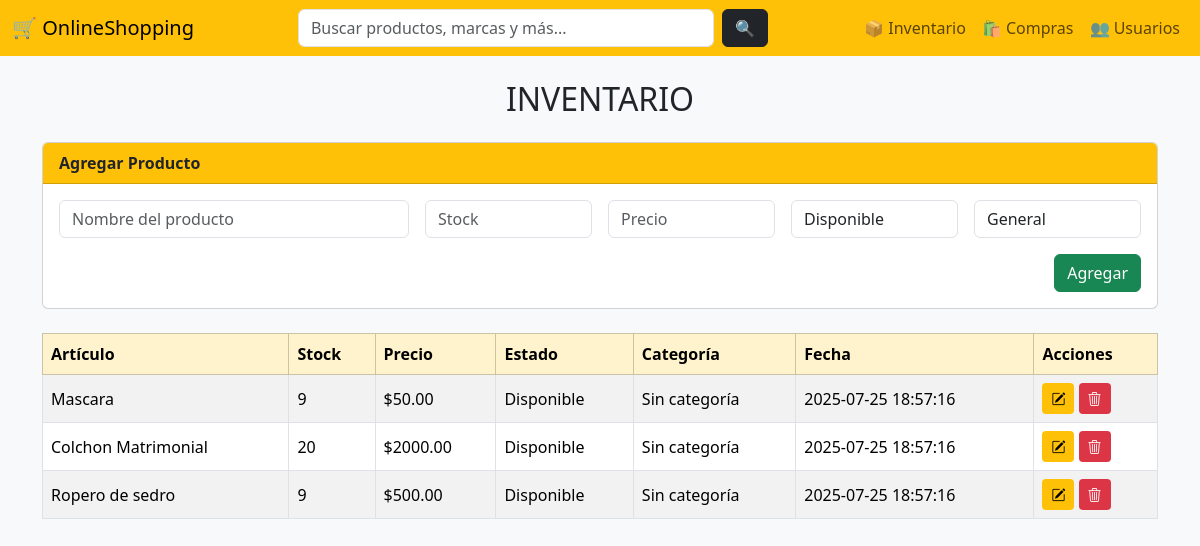
The app's page /inventario.php with its own data.
### tables this page shows
CREATE TABLE IF NOT EXISTS productos (
    id INT AUTO_INCREMENT PRIMARY KEY,
    nombre VARCHAR(100),
    stock INT,
    precio DECIMAL(10,2),
    imagen VARCHAR(255),
    estado VARCHAR(50) DEFAULT 'Disponible',
    categoria VARCHAR(100) DEFAULT 'Sin categoría',
    fecha DATETIME DEFAULT CURRENT_TIMESTAMP,
    precio_anterior DECIMAL(10,2)
);

### inventario.php (the view, shortened to what this page needs)
<?php
$conn = new mysqli("localhost", "root", "", "zapatos_db");
$productos = $conn->query("SELECT * FROM productos ORDER BY id DESC");
$producto_editar = null;
?>
<!DOCTYPE html>
<html lang="es">
<head>
    <link rel="stylesheet" href="https://cdn.jsdelivr.net/npm/bootstrap@5.3.2/dist/css/bootstrap.min.css">
    <link rel="stylesheet" href="https://cdn.jsdelivr.net/npm/bootstrap-icons/font/bootstrap-icons.css">
</head>
<body>
<nav class="navbar navbar-expand-lg navbar-warning bg-warning">
    <div class="container-fluid">
        <a class="navbar-brand" href="#">🛒 OnlineShopping</a>
        <form class="d-flex mx-auto" style="width: 40%;">
            <input class="form-control me-2" type="search" placeholder="Buscar productos, marcas y más..." aria-label="Buscar">
            <button class="btn btn-dark" type="submit">🔍</button>
        </form>
        <ul class="navbar-nav">
        <li class="nav-item"><a class="nav-link" href="inventario.php">📦 Inventario</a></li>
        <li class="nav-item"><a class="nav-link" href="compras.php">🛍 Compras</a></li>
        <li class="nav-item"><a class="nav-link" href="usuario.php">👥 Usuarios</a></li>
        </ul>
    </div>
</nav>
<div class="container mt-4">
    <h2 class="text-center mb-4">INVENTARIO</h2>
    <div class="card mb-4">
        <div class="card-header bg-warning fw-bold">
            <?= $producto_editar ? "Editar Producto" : "Agregar Producto" ?>
        </div>
        <div class="card-body">
            <form method="POST">
                <div class="row g-3">
                    <div class="col-md-4">
                        <input type="text" name="nombre" class="form-control" placeholder="Nombre del producto" required value="<?= $producto_editar['nombre'] ?? '' ?>">
                    </div>
                    <div class="col-md-2">
                        <input type="number" name="stock" class="form-control" placeholder="Stock" required value="<?= $producto_editar['stock'] ?? '' ?>">
                    </div>
                    <div class="col-md-2">
                        <input type="number" step="0.01" name="precio" class="form-control" placeholder="Precio" required value="<?= $producto_editar['precio'] ?? '' ?>">
                    </div>
                    <div class="col-md-2">
                        <input type="text" name="estado" class="form-control" placeholder="Estado" value="<?= $producto_editar['estado'] ?? 'Disponible' ?>">
                    </div>
                    <div class="col-md-2">
                        <input type="text" name="categoria" class="form-control" placeholder="Categoría" value="<?= $producto_editar['categoria'] ?? 'General' ?>">
                    </div>
                </div>
                <div class="text-end mt-3">
                    <button type="submit" name="<?= $producto_editar ? 'editar' : 'agregar' ?>" class="btn btn-success">
                        <?= $producto_editar ? 'Actualizar' : 'Agregar' ?>
                    </button>
                </div>
            </form>
        </div>
    </div>
    <table class="table table-bordered table-striped table-hover">
        <thead class="table-warning">
            <tr>
                <th>Artículo</th>
                <th>Stock</th>
                <th>Precio</th>
                <th>Estado</th>
                <th>Categoría</th>
                <th>Fecha</th>
                <th>Acciones</th>
            </tr>
        </thead>
        <tbody>
        <?php while ($row = $productos->fetch_assoc()): ?>
            <tr>
                <td><?= htmlspecialchars($row['nombre']) ?></td>
                <td><?= $row['stock'] ?></td>
                <td>$<?= $row['precio'] ?></td>
                <td><?= $row['estado'] ?></td>
                <td><?= $row['categoria'] ?></td>
                <td><?= $row['fecha'] ?></td>
                <td>
                    <a href="inventario.php?editar=<?= $row['id'] ?>" class="btn btn-editar btn-sm"><i class="bi bi-pencil-square"></i></a>
                    <a href="inventario.php?eliminar=<?= $row['id'] ?>" class="btn btn-eliminar btn-sm" onclick="return confirm('¿Seguro que deseas eliminar este producto?')">
                        <i class="bi bi-trash3"></i>
                    </a>
                </td>
            </tr>
        <?php endwhile ?>
        </tbody>
    </table>
</div>
</body>
</html>

### inventario.php (style rules this page uses)
body { background-color: #f8f9fa; }
.navbar { background-color: #ffc107; }
.table th, .table td { vertical-align: middle; }
.btn-editar { background-color: #ffc107; color: black; }
.btn-eliminar { background-color: #dc3545; color: white; }

### records on screen
productos: nombre "Mascara", stock "9", precio "50.00", estado "Disponible", categoria "Sin categoría", fecha "2025-07-25 18:57:16"
productos: nombre "Colchon Matrimonial", stock "20", precio "2000.00", estado "Disponible", categoria "Sin categoría", fecha "2025-07-25 18:57:16"
productos: nombre "Ropero de sedro", stock "9", precio "500.00", estado "Disponible", categoria "Sin categoría", fecha "2025-07-25 18:57:16"
